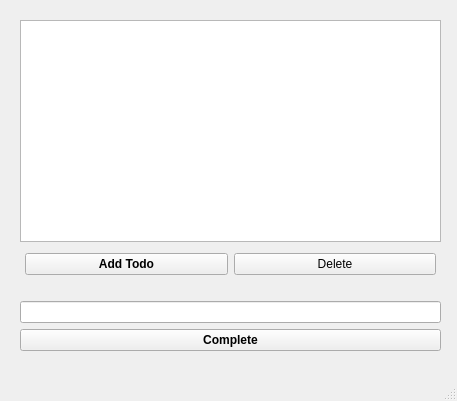
<?xml version="1.0" encoding="UTF-8"?>
<ui version="4.0">
 <class>MainWindow</class>
 <widget class="QMainWindow" name="MainWindow">
  <property name="geometry">
   <rect>
    <x>0</x>
    <y>0</y>
    <width>457</width>
    <height>401</height>
   </rect>
  </property>
  <property name="minimumSize">
   <size>
    <width>5</width>
    <height>5</height>
   </size>
  </property>
  <property name="windowTitle">
   <string>MainWindow</string>
  </property>
  <widget class="QWidget" name="centralwidget">
   <widget class="QWidget" name="verticalLayoutWidget">
    <property name="geometry">
     <rect>
      <x>20</x>
      <y>20</y>
      <width>421</width>
      <height>331</height>
     </rect>
    </property>
    <layout class="QVBoxLayout" name="verticalLayout">
     <item>
      <widget class="QListView" name="todoView"/>
     </item>
     <item>
      <layout class="QHBoxLayout" name="horizontalLayout">
       <property name="leftMargin">
        <number>5</number>
       </property>
       <property name="topMargin">
        <number>5</number>
       </property>
       <property name="rightMargin">
        <number>5</number>
       </property>
       <property name="bottomMargin">
        <number>20</number>
       </property>
       <item>
        <widget class="QPushButton" name="addButton_2">
         <property name="font">
          <font>
           <bold>true</bold>
          </font>
         </property>
         <property name="text">
          <string>Add Todo</string>
         </property>
        </widget>
       </item>
       <item>
        <widget class="QPushButton" name="deletorButton">
         <property name="text">
          <string>Delete</string>
         </property>
        </widget>
       </item>
      </layout>
     </item>
     <item>
      <widget class="QLineEdit" name="superdooperlineEdit"/>
     </item>
     <item>
      <widget class="QPushButton" name="completeButton_3">
       <property name="font">
        <font>
         <bold>true</bold>
        </font>
       </property>
       <property name="text">
        <string>Complete</string>
       </property>
      </widget>
     </item>
    </layout>
   </widget>
  </widget>
  <widget class="QMenuBar" name="menubar">
   <property name="geometry">
    <rect>
     <x>0</x>
     <y>0</y>
     <width>457</width>
     <height>22</height>
    </rect>
   </property>
  </widget>
  <widget class="QStatusBar" name="statusbar"/>
 </widget>
 <resources/>
 <connections/>
</ui>
